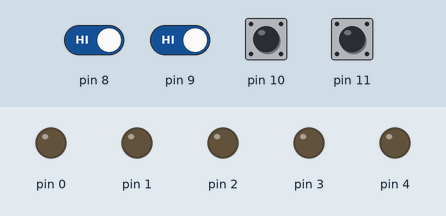
This sketch was run on a simulated Arduino Uno, built with avr-gcc and run on an emulated ATmega328P. Shown: output pins drawn as LEDs (lit = HIGH). Dashed ring = blinking. Inputs (shaded band) come from the test bench; at power-on: pin 8–11 HIGH.

Above: at 4.8 s.
4.9 s: pin 8 driven LOW and pin 9 driven LOW
At 5.8 s:
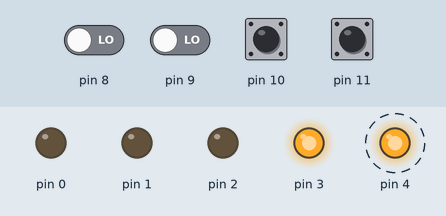
10.5 s: pin 8 driven HIGH
At 12.3 s:
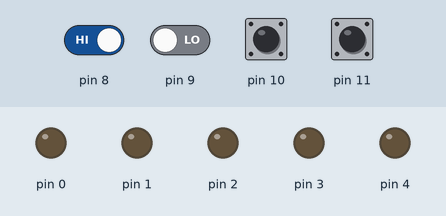
13.2 s: pin 8 driven LOW
At 18.4 s:
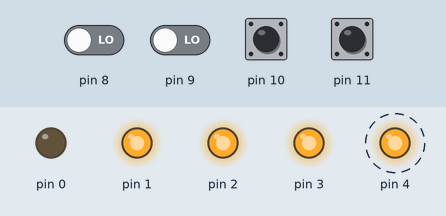
Timing chart, 0 to 19.9 s (numbered marks = the images above; inputs shaded):
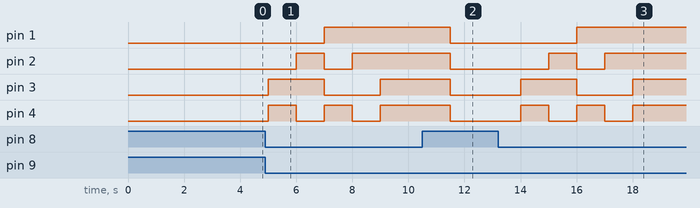

The sketch:

spectacular_elzing1.ino
```cpp
bool Negativos = true;
int Suma = 0;
void setup()
{
  pinMode(0, OUTPUT);
  pinMode(1, OUTPUT);
  pinMode(2, OUTPUT);
  pinMode(3, OUTPUT);
  pinMode(4, OUTPUT);
  pinMode(8, INPUT_PULLUP);
  pinMode(9, INPUT_PULLUP);
  pinMode(10, INPUT_PULLUP);
  pinMode(11, INPUT_PULLUP);
}

void sumador(){
  if (digitalRead(11)==1){
    Suma+=2;
    delay(500);
}
  if (digitalRead(10)==1){
    Suma+=1;
    delay(500);
}
  if (digitalRead(9)==1){
    Suma=0;
    delay(500);
}
  if (digitalRead(8)==1){
    Suma=0;
    if (Negativos==false){
      Negativos=true;
    }
    else if (Negativos==true){
      Negativos=false;
    }
    delay(500);
  }
}
void loop()
{
  sumador();
  if (Negativos==false){
  if (Suma==0){
    digitalWrite(0, 0);
    digitalWrite(1, 0);
    digitalWrite(2, 0);
    digitalWrite(3, 0);
    digitalWrite(4, 0);
  }
  else if (Suma==1){
  	digitalWrite(0, 0);
    digitalWrite(1, 1);
    digitalWrite(2, 1);
    digitalWrite(3, 1);
    digitalWrite(4, 1);
}
  else if (Suma==2){
  	digitalWrite(0, 0);
    digitalWrite(1, 1);
    digitalWrite(2, 1);
    digitalWrite(3, 1);
    digitalWrite(4, 0);
}
  else if (Suma==3){
  	digitalWrite(0, 0);
    digitalWrite(1, 1);
    digitalWrite(2, 1);
    digitalWrite(3, 0);
    digitalWrite(4, 1);
}
  else if (Suma==4){
  	digitalWrite(0, 0);
    digitalWrite(1, 1);
    digitalWrite(2, 1);
    digitalWrite(3, 0);
    digitalWrite(4, 0);
}
   else if (Suma==5){
  	digitalWrite(0, 0);
    digitalWrite(1, 1);
    digitalWrite(2, 0);
    digitalWrite(3, 1);
    digitalWrite(4, 1);
}
   else if (Suma==6){
  	digitalWrite(0, 0);
    digitalWrite(1, 1);
    digitalWrite(2, 0);
    digitalWrite(3, 1);
    digitalWrite(4, 0);
}
   else if (Suma==7){
  	digitalWrite(0, 0);
    digitalWrite(1, 1);
    digitalWrite(2, 0);
    digitalWrite(3, 0);
    digitalWrite(4, 1);
}
   else if (Suma==8){
  	digitalWrite(0, 0);
    digitalWrite(1, 1);
    digitalWrite(2, 0);
    digitalWrite(3, 0);
    digitalWrite(4, 0);
}
   else if (Suma==9){
  	digitalWrite(0, 0);
    digitalWrite(1, 0);
    digitalWrite(2, 1);
    digitalWrite(3, 1);
    digitalWrite(4, 1);
}
   else if (Suma==10){
  	digitalWrite(0, 0);
    digitalWrite(1, 0);
    digitalWrite(2, 1);
    digitalWrite(3, 1);
    digitalWrite(4, 0);
}
   else if (Suma==11){
  	digitalWrite(0, 0);
    digitalWrite(1, 0);
    digitalWrite(2, 1);
    digitalWrite(3, 0);
    digitalWrite(4, 1);
}
   else if (Suma==12){
  	digitalWrite(0, 0);
    digitalWrite(1, 0);
    digitalWrite(2, 1);
    digitalWrite(3, 0);
    digitalWrite(4, 0);
}
   else if (Suma==13){
  	digitalWrite(0, 0);
    digitalWrite(1, 0);
    digitalWrite(2, 0);
    digitalWrite(3, 1);
    digitalWrite(4, 1);
}
   else if (Suma==14){
  	digitalWrite(0, 0);
    digitalWrite(1, 0);
    digitalWrite(2, 0);
    digitalWrite(3, 1);
    digitalWrite(4, 0);
}
   else if (Suma==15){
  	digitalWrite(0, 0);
    digitalWrite(1, 0);
    digitalWrite(2, 0);
    digitalWrite(3, 0);
    digitalWrite(4, 1);
}
   else if (Suma==16){
  	digitalWrite(0, 1);
    digitalWrite(1, 0);
    digitalWrite(2, 0);
    digitalWrite(3, 0);
    digitalWrite(4, 0);
}
}
  else if(Negativos==true){
  if (Suma==0){
    digitalWrite(0, 0);
    digitalWrite(1, 0);
    digitalWrite(2, 0);
    digitalWrite(3, 0);
    digitalWrite(4, 0);
  }
  else if (Suma==1){
  	digitalWrite(0, 0);
    digitalWrite(1, 0);
    digitalWrite(2, 0);
    digitalWrite(3, 0);
    digitalWrite(4, 1);
}
  else if (Suma==2){
  	digitalWrite(0, 0);
    digitalWrite(1, 0);
    digitalWrite(2, 0);
    digitalWrite(3, 1);
    digitalWrite(4, 0);
}
  else if (Suma==3){
  	digitalWrite(0, 0);
    digitalWrite(1, 0);
    digitalWrite(2, 0);
    digitalWrite(3, 1);
    digitalWrite(4, 1);
}
  else if (Suma==4){
  	digitalWrite(0, 0);
    digitalWrite(1, 0);
    digitalWrite(2, 1);
    digitalWrite(3, 0);
    digitalWrite(4, 0);
}
   else if (Suma==5){
  	digitalWrite(0, 0);
    digitalWrite(1, 0);
    digitalWrite(2, 1);
    digitalWrite(3, 0);
    digitalWrite(4, 1);
}
   else if (Suma==6){
  	digitalWrite(0, 0);
    digitalWrite(1, 0);
    digitalWrite(2, 1);
    digitalWrite(3, 1);
    digitalWrite(4, 0);
}
   else if (Suma==7){
  	digitalWrite(0, 0);
    digitalWrite(1, 0);
    digitalWrite(2, 1);
    digitalWrite(3, 1);
    digitalWrite(4, 1);
}
   else if (Suma==8){
  	digitalWrite(0, 0);
    digitalWrite(1, 1);
    digitalWrite(2, 0);
    digitalWrite(3, 0);
    digitalWrite(4, 0);
}
   else if (Suma==9){
  	digitalWrite(0, 0);
    digitalWrite(1, 1);
    digitalWrite(2, 0);
    digitalWrite(3, 0);
    digitalWrite(4, 1);
}
   else if (Suma==10){
  	digitalWrite(0, 0);
    digitalWrite(1, 1);
    digitalWrite(2, 0);
    digitalWrite(3, 1);
    digitalWrite(4, 0);
}
   else if (Suma==11){
  	digitalWrite(0, 0);
    digitalWrite(1, 1);
    digitalWrite(2, 0);
    digitalWrite(3, 1);
    digitalWrite(4, 1);
}
   else if (Suma==12){
  	digitalWrite(0, 0);
    digitalWrite(1, 1);
    digitalWrite(2, 1);
    digitalWrite(3, 0);
    digitalWrite(4, 0);
}
   else if (Suma==13){
  	digitalWrite(0, 0);
    digitalWrite(1, 1);
    digitalWrite(2, 1);
    digitalWrite(3, 0);
    digitalWrite(4, 1);
}
   else if (Suma==14){
  	digitalWrite(0, 0);
    digitalWrite(1, 1);
    digitalWrite(2, 1);
    digitalWrite(3, 1);
    digitalWrite(4, 0);
}
   else if (Suma==15){
  	digitalWrite(0, 0);
    digitalWrite(1, 1);
    digitalWrite(2, 1);
    digitalWrite(3, 1);
    digitalWrite(4, 1);
}
   else if (Suma==16){
  	digitalWrite(0, 1);
    digitalWrite(1, 0);
    digitalWrite(2, 0);
    digitalWrite(3, 0);
    digitalWrite(4, 0);
}
  }
}
```

Measured:
- after the input at 4.9 s, pin 1: LOW → HIGH after 2.1 s; pin 2: LOW → HIGH after 1.1 s, → LOW 1.0 s later, → HIGH 1.0 s later; pin 3: LOW → HIGH after 0.10 s, → LOW 2.0 s later, → HIGH 2.0 s later; pin 4: alternates HIGH for 1.0 s and LOW for 1.0 s, starting after 0.10 s
- after the input at 10.5 s, pin 1–4: HIGH → LOW after 1.0 s
- after the input at 13.2 s, pin 1: LOW → HIGH after 2.8 s; pin 2: LOW → HIGH after 1.8 s, → LOW 1.0 s later, → HIGH 1.0 s later; pin 3: LOW → HIGH after 0.80 s, → LOW 2.0 s later, → HIGH 2.0 s later; pin 4: alternates HIGH for 1.0 s and LOW for 1.0 s, 5 changes in all, then stays HIGH, starting after 0.80 s
